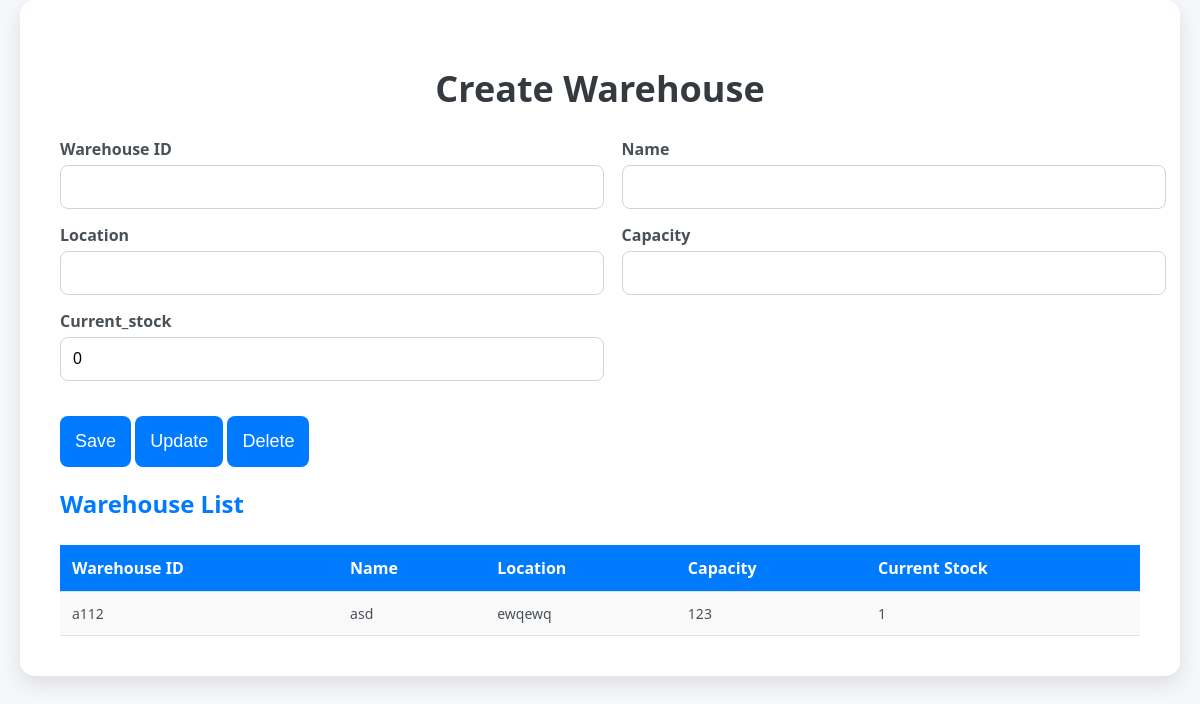
Before: /warehouse (signed in) with the older database file.
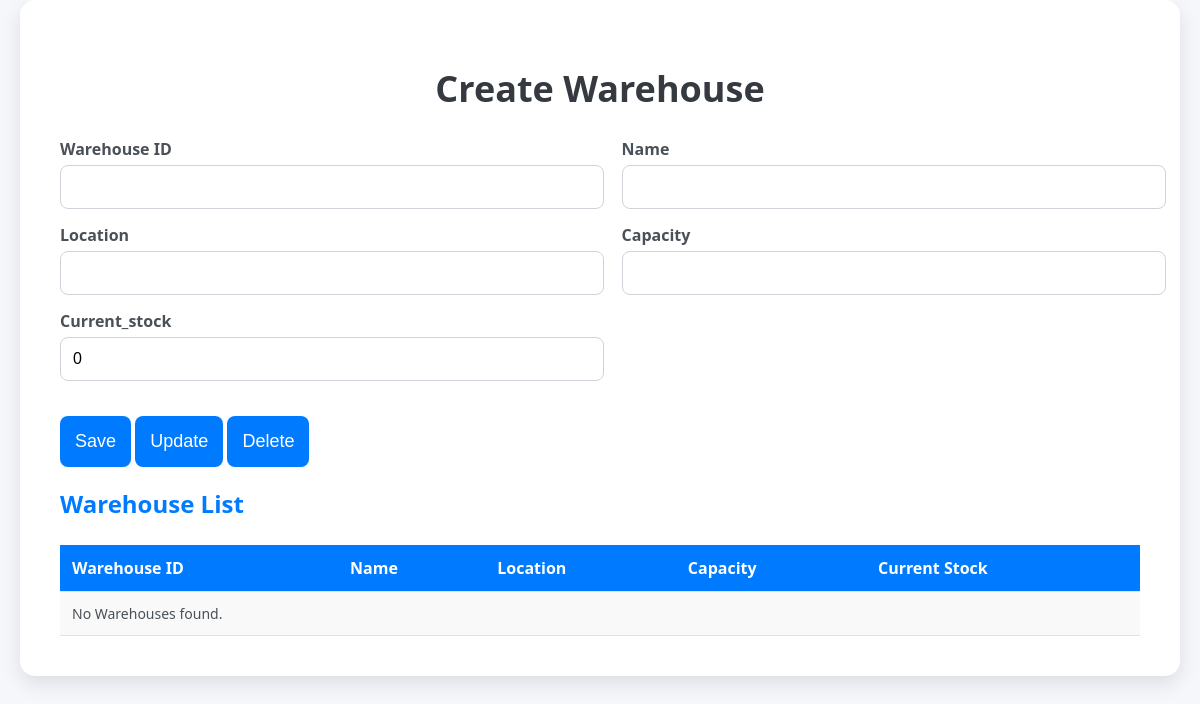
After: the same page with the newer database file.
### member/models.py (models this page shows, shortened)
class Warehouse(models.Model):
    warehouse_id = models.CharField(max_length=10, unique=True)
    name = models.CharField(max_length=100)
    location = models.CharField(max_length=200)
    capacity = models.PositiveIntegerField()  # Sức chứa (số lượng sản phẩm có thể lưu trữ)
    current_stock = models.PositiveIntegerField(default=0)  # Số lượng sản phẩm hiện có trong kho

### member/views.py (the view)
# urls.py: path('warehouse', views.loadWarehouse, name='warehouse'),
def loadWarehouse(request):
    if request.user.role != 'admin' and request.user.role != 'manager':
        return render(request, 'error.html')
    if request.method == 'POST':
        form = WarehouseForm(request.POST)
        if form.is_valid():
            form.save()
            return redirect('warehouse')
    else:
        form = WarehouseForm()
    warehouse = Warehouse.objects.all()
    return render(request, 'Warehouse.html', {'form': form, 'Warehouse': warehouse})

### member/forms.py
class WarehouseForm(forms.ModelForm):
    class Meta:
        model = Warehouse
        fields = ['warehouse_id', 'name', 'location', 'capacity', 'current_stock']  # Include all fields from the model
        widgets = {
            'warehouse_id': forms.TextInput(attrs={'class': 'form-input'}),
            'name': forms.TextInput(attrs={'class': 'form-input'}),
            'location': forms.TextInput(attrs={'class': 'form-input'}),
            'capacity': forms.NumberInput(attrs={'class': 'form-input'}),
            'current_stock': forms.NumberInput(attrs={'class': 'form-input'}),
        }

### member/template/Warehouse.html (shortened to what this page needs)
{% load static %}
<!DOCTYPE html>
<html lang="en">
<head>
    <link rel="stylesheet" href="{% static 'css/Warehouse.css' %}">
</head>
<body>
    <div class="container">
        <h1>Create Warehouse</h1>
        <div class="form-container" >
            <form method="post" id="main-form">
                <div class="form-row-group">
                    <div class="form-row">
                        <label for="{{ form.warehouse_id.id_for_label }}">Warehouse ID</label>
                        {{ form.warehouse_id }}
                    </div>
                    <div class="form-row">
                        <label for="{{ form.name.id_for_label }}">Name</label>
                        {{ form.name }}
                    </div>
                </div>
                <div class="form-row-group">
                    <div class="form-row">
                        <label for="{{ form.location.id_for_label }}">Location</label>
                        {{ form.location }}
                    </div>
                    <div class="form-row">
                        <label for="{{ form.capacity.id_for_label }}">Capacity</label>
                        {{ form.capacity }}
                    </div>
                </div>
                <div class="form-row-group">
                    <div class="form-row">
                        <label for="{{ form.current_stock.id_for_label }}">Current_stock</label>
                        {{ form.current_stock }}
                    </div>
                </div>
                <button type="submit">Save</button>
                <button type="button" id="update-button">Update</button>
                <button type="button" id="delete-button">Delete</button>
            </form>
        </div>
        <div class="grid-container">
            <h2>Warehouse List</h2>
            <table>
                <thead>
                    <tr>
                        <th>Warehouse ID</th>
                        <th>Name</th>
                        <th>Location</th>
                        <th>Capacity</th>
                        <th>Current Stock</th>
                    </tr>
                </thead>
                <tbody>
                    {% for Warehouse in Warehouse %}
                    <tr>
                        <td>{{ Warehouse.warehouse_id }}</td>
                        <td>{{ Warehouse.name }}</td>
                        <td>{{ Warehouse.location }}</td>
                        <td>{{ Warehouse.capacity }}</td>
                        <td>{{ Warehouse.current_stock }}</td>
                    </tr>
                    {% empty %}
                    <tr>
                        <td colspan="12">No Warehouses found.</td>
                    </tr>
                    {% endfor %}
                </tbody>
            </table>
        </div>
    </div>
</body>
</html>

Changed rows visible on the page:
removed Warehouse: warehouse_id "a112", name "asd", location "ewqewq", capacity "123", current_stock "1"
Other visible differences:
text now shown: "No Warehouses found."
